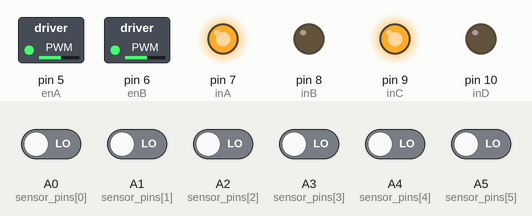
Simulated run of this sketch. Board: Arduino Uno, built with avr-gcc and run on an emulated ATmega328P. On the bench: switched loads named in the sketch (green lamp = pin HIGH), output pins drawn as LEDs (lit = HIGH). Inputs (shaded band) come from the test bench; at power-on: A0 (sensor_pins[0]), A1 (sensor_pins[1]), A2 (sensor_pins[2]), A3 (sensor_pins[3]), A4 (sensor_pins[4]), A5 (sensor_pins[5]) LOW.

Above: at 1.2 s.
1.3 s: A0 (sensor_pins[0]) driven HIGH
At 1.8 s:
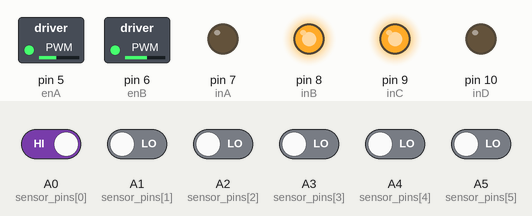
2.8 s: A1 (sensor_pins[1]) driven HIGH
At 3.9 s:
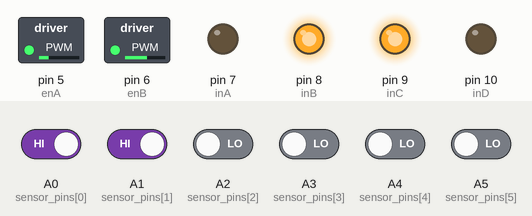
4.3 s: A0 (sensor_pins[0]) driven LOW
At 5.2 s:
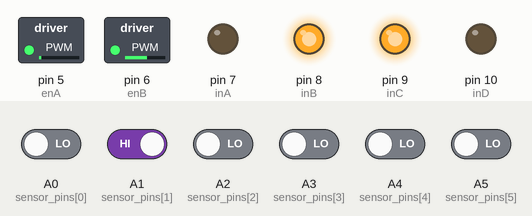
5.8 s: A2 (sensor_pins[2]) driven HIGH
At 6.4 s:
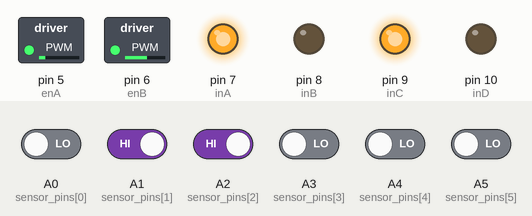
7.3 s: A1 (sensor_pins[1]) driven LOW and A3 (sensor_pins[3]) driven HIGH
At 8.5 s:
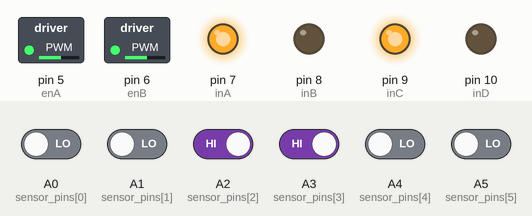
8.8 s: A2 (sensor_pins[2]) driven LOW
At 9.7 s:
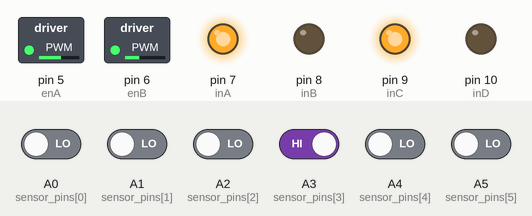
Timing chart, 0 to 11.3 s (numbered marks = the images above; inputs shaded):
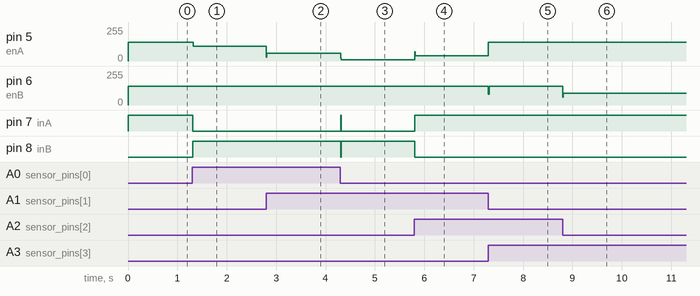

The sketch:

final_working_code111.ino
```cpp
#define   inA         7
#define   inB         8
#define   inC         9
#define   inD         10
#define   enA         5
#define   enB         6

int leftBaseSpeed   = 140;
int rightBaseSpeed  = 140;
int maxSpeed        = 140;

char flag = 's';
int pos;
int I = 0;
const int NUM_SENSORS = 6;
const int sensor_pins[NUM_SENSORS] = {A0, A1, A2, A3, A4,A5};
uint8_t s[NUM_SENSORS] = {0, 0, 0, 0, 0, 0};


int sensor; //this is to store final value after binary conversion
int sum = 0; //this is to store the count of detected sensor

// PID PARAMETERS

float kp            = 50;
float kd            = 30;
float ki            = 0;
int prevError = 0, error = 0;
float p, i = 0, d;

void setup() {
  for(int I = 0; I < NUM_SENSORS; I++) {
        pinMode(sensor_pins[I], INPUT);
  }
  wheelInit();

  otherInit();

  Serial.begin(9600);
}

void loop() {

  line_follow();
  lineFollow();
  reading();

}
void wheelInit()
{
  pinMode(inA, OUTPUT);
  pinMode(inB, OUTPUT);
  pinMode(inC, OUTPUT);
  pinMode(inD, OUTPUT);
  pinMode(enA, OUTPUT);
  pinMode(enB, OUTPUT);

  //Setting Thewheel to zero speed
  digitalWrite(inA, HIGH);
  digitalWrite(inB, HIGH);
  digitalWrite(inC, HIGH);
  digitalWrite(inD, HIGH);
  for(int I = 0; I < NUM_SENSORS; I++) {
        pinMode(sensor_pins[I], INPUT);
}
}

void otherInit()
{

  prevError = 0;

}
```

line_follow.ino
```cpp
int line_follow() {


    reading();
    if (sum == 0) {

      if (flag != 's') {
        if (flag != 't') {//we already moved a little forward when sensor was on 'T' section...no need to move forward further!
          motor(120,120);
          delay(12); //time given to move robot forward for a certain amount of time to adjust itself in 90 degree line.
        }
        if (flag == 'l') {
          motor(120, -120);
          while (s[2] == 0 && s[3] == 0) reading();

        }
        else if (flag == 'r') {
          motor(-120, 120);

          while (s[2] == 0 && s[3] == 0) reading();
        }
        else if (flag == 't') {
          motor(120, -120); //make your choice if you want to go left or right in T section

        while (s[2] == 0 && s[3] == 0) reading();
        }
        flag = 's'; //when you are done turning robot, make the flag to its normal state so that robot wont turn on its own when it finds no line without detecting 90degree logic
      }
    }


     //only for straight line

    else if (sum == 1 || sum == 2) {
    if (sensor == 0b001100) { error = 0;}
  else if (sensor == 0b000100) {  error = 1;}
  else if (sensor == 0b000110) {  error = 2;}
  else if (sensor == 0b000010) {  error = 3;}
  else if (sensor == 0b000011) {  error = 4;}
  else if (sensor == 0b000001) {  error = 5;}
  else if (sensor == 0b001000) {  error = -1;}
  else if (sensor == 0b011000) {  error = -2;}
  else if (sensor == 0b010000) { error = -3;}
  else if (sensor == 0b110000) {  error = -4;}
  else if (sensor == 0b100000) {  error = -5 ;}
 }
  else if ((sum == 3 || sum == 4 || sum == 5) && flag != 't') {
       if (sensor == 0b101100 || sensor == 0b100110 || sensor == 0b110100) flag = 'l';
      else if (sensor == 0b001101 || sensor == 0b011001 || sensor == 0b001011) flag = 'r';
      else if (sensor == 0b111100 || sensor == 0b111000 || sensor == 0b111110) flag = 'l';
      else if (sensor == 0b001111 || sensor == 0b000111 || sensor == 0b011111) flag = 'r';
   }

    else if (sum == 6) {
      delay(100);
      reading();
      if  (sum == 6) { //stop point detection
        motor(0, 0);
        while  (sum == 6) reading();
        delay(1000);
      }
      else if  (sum == 0) flag = 't';
      else flag = 's'; //if the robot detects straight line going a bit forward, no need to keep previous flag value. it should just keep moving forward
    }

  return error;

}
```

motor_drive.ino
```cpp
void lineFollow()
{
  int pid;

  //Read the mask values and calculate error
  error = line_follow();

  p = error * kp;
  i = (i + error) * ki; //i=i+ilast;
  d = (error - prevError) * kd;
  pid = int(p + i + d);

  //lasti=i;
  //motor_control();
  motor(leftBaseSpeed - pid, rightBaseSpeed + pid);
  prevError = error;
  if (error - prevError == 0) delay(10);
 }

void motor(int leftSpeed, int rightSpeed)
{
  if ( leftSpeed == 0)
  {
    digitalWrite(inC, 1);
    digitalWrite(inD, HIGH);
  }
  if ( leftSpeed > 0)
  {
    digitalWrite(inC, 1);
    digitalWrite(inD, 0);
    //delay(5);
  }
  else if ( leftSpeed < 0)
  {
    digitalWrite(inC, 0);
    digitalWrite(inD, 1);
    //delay(5);
  }

  if (rightSpeed == 0)
  {
    digitalWrite(inA, HIGH);
    digitalWrite(inB, HIGH);
  }
  if ( rightSpeed > 0)
  {
    digitalWrite(inA, 1);
    digitalWrite(inB, 0);
    //delay(10);
  }
  else if ( rightSpeed < 0)
  {
    digitalWrite(inA, 0);
    digitalWrite(inB, 1);
    //delay(10);
  }
  if (abs(leftSpeed) > maxSpeed) leftSpeed = maxSpeed;
  if (abs(rightSpeed) > maxSpeed) rightSpeed = maxSpeed;

  analogWrite(enA, abs(rightSpeed));
  analogWrite(enB, abs(leftSpeed));
}
```

sensor.ino
```cpp
void reading() {
  sensor = 0; //this is to refresh initial value
  sum = 0;
   int j;
    sensor ^= sensor;
 for(int I = 0, j = 0; I < NUM_SENSORS; I++,j++) {

      s[j] = digitalRead(sensor_pins[I]);

sensor = sensor << 1 | s[j] ;
sum = sum  + s[j];
  }
}
```

Measured:
- after the input at 1.3 s, pin 5 (enA): 140/255 → 110/255 at once; pin 7 (inA): HIGH → LOW at once; pin 8 (inB): LOW → HIGH at once
- after the input at 2.8 s, pin 5 (enA): 110/255 → 60/255 at once
- after the input at 4.3 s, pin 5 (enA): 60/255 → 10/255 at once; pin 7 (inA): LOW → HIGH at once, → LOW 0.01 s later; pin 8 (inB): HIGH → LOW at once, → HIGH 0.01 s later
- after the input at 5.8 s, pin 5 (enA): 10/255 → 40/255 at once; pin 7 (inA): LOW → HIGH at once; pin 8 (inB): HIGH → LOW at once
- after the input at 7.3 s, pin 5 (enA): 40/255 → 140/255 at once; pin 6 (enB): 140/255 → 80/255 at once, → 140/255 0.01 s later
- after the input at 8.8 s, pin 6 (enB): 140/255 → 90/255 at once
